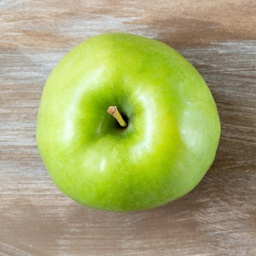
#> input picture pre_processing/apple_dataset/ai/ai_apple0.jpg, 256 x 256 px
$ python -i img_params_calc.py   (imports and definitions only)
#> lines starting #> are read from the running program, lines starting #| are printed output that depends on the picture
import os
import cv2
import numpy as np
from scipy.stats import entropy, circstd
from sklearn.preprocessing import MinMaxScaler
import pandas as pd

def get_image_params(image_path):
#> called with image_path = 'apple_dataset/ai/ai_apple0.jpg'
    img = cv2.imread(image_path)
#> img is the input picture: shape (256, 256, 3); mean B, G, R 109.7, 168.1, 164.8
    if img is None:
        print(f"Image not found: {image_path}")
        return None

    gray = cv2.cvtColor(img, cv2.COLOR_BGR2GRAY)
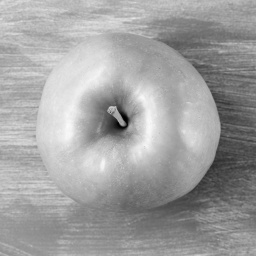
#> gray: shape (256, 256); min 0, max 251, mean 160.4
    f = np.fft.fft2(gray)
    fshift = np.fft.fftshift(f)
    magnitude = np.abs(fshift)

    media_magnitude = np.mean(magnitude)
#> media_magnitude = 2034.4
    energia_total = np.sum(magnitude**2)
#> energia_total = 1.17e+14
    maximo = np.max(magnitude)
#> maximo = 10513621
    desvio_padrao = np.std(magnitude)
#> desvio_padrao = 42275

    mag_norm = magnitude.flatten()
    mag_norm = mag_norm / np.sum(mag_norm)
    entropia = entropy(mag_norm + 1e-8)
#> entropia = 9.35

    # Redimensiona para 64x64 para manter padrão
    new_img = cv2.resize(img, (64, 64))
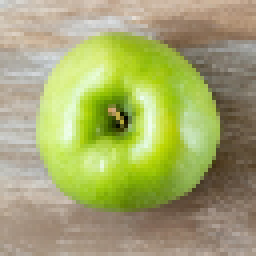
#> new_img: shape (64, 64, 3) (shown 4 times larger); mean B, G, R 109.7, 168.1, 164.7

    # HLS para hue, lightness, saturation
    hls = cv2.cvtColor(new_img, cv2.COLOR_BGR2HLS)
#> hls: shape (64, 64, 3); mean of channels 0, 1, 2 26.1, 143.5, 95.2
    H = hls[..., 0].astype(np.float32).flatten() * 2  # Hue em 0-360
#> H = 4096 values, max 240 at index 823, min 0 at index 405, mean 52.11
    L = hls[..., 1].astype(np.float32).flatten()
#> L = 4096 values, max 245 at index 2021, min 4 at index 1887, mean 143.5
    S = hls[..., 2].astype(np.float32).flatten()
#> S = 4096 values, max 255 at index 1624, min 0 at index 405, mean 95.24

    # Chroma a partir do RGB
    B, G, R = cv2.split(new_img)
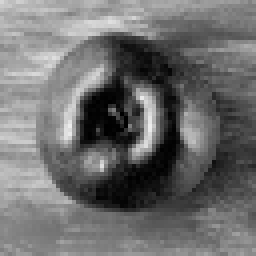
#> B: shape (64, 64) (shown 4 times larger); min 0, max 236, mean 109.7
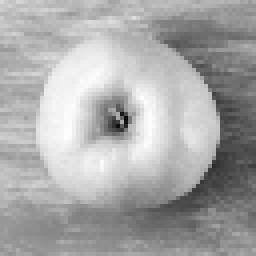
#> G: shape (64, 64) (shown 4 times larger); min 9, max 254, mean 168.1
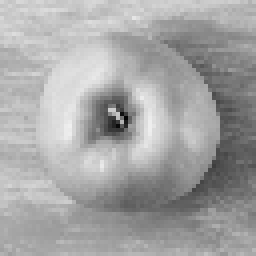
#> R: shape (64, 64) (shown 4 times larger); min 4, max 239, mean 164.7
    B = B.astype(np.float32).flatten()
#> B = 4096 values, max 236 at index 2001, min 0 at index 1624, mean 109.7
    G = G.astype(np.float32).flatten()
#> G = 4096 values, max 254 at index 2192, min 9 at index 1887, mean 168.1
    R = R.astype(np.float32).flatten()
#> R = 4096 values, max 239 at index 2001, min 4 at index 1887, mean 164.7

    max_rgb = np.maximum(np.maximum(R, G), B)
#> max_rgb = 4096 values, max 254 at index 2192, min 9 at index 1887, mean 176.9
    min_rgb = np.minimum(np.minimum(R, G), B)
#> min_rgb has the same summary as B
    C = max_rgb - min_rgb  # Chroma
#> C = 4096 values, max 212 at index 2408, min 0 at index 405, mean 67.25

    std_H = circstd(H, high=360, low=0)
#> std_H = 25.38
    std_L = np.std(L)
#> std_L = 39.55
    std_C = np.std(C)
#> std_C = 52.8
    std_S = np.std(S)
#> std_S = 70.84

    return {
        "fft_mean": media_magnitude,
        "fft_total_energy": energia_total,
        "fft_max": maximo,
        "fft_std": desvio_padrao,
        "fft_entropy": entropia,
        "std_hue": std_H,
        "std_chroma": std_C,
        "std_lightness": std_L,
        "std_saturation": std_S
    }


# [40 lines not run here, left out]

>>> result = get_image_params('apple_dataset/ai/ai_apple0.jpg')
#> result = 9 items

$ run again, on pre_processing/apple_dataset/ai/ai_apple10.jpg
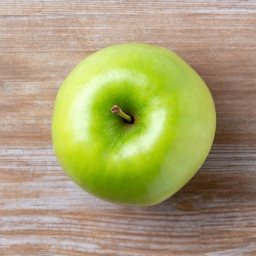
#> input picture pre_processing/apple_dataset/ai/ai_apple10.jpg, 256 x 256 px
#> in get_image_params, img is the input picture: shape (256, 256, 3); mean B, G, R 113.6, 161.2, 169
#> in get_image_params, `gray = cv2.cvtColor(img, cv2.COLOR_BGR2GRAY)`:
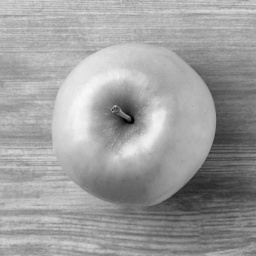
#> gray: shape (256, 256); min 1, max 249, mean 158.1
#> media_magnitude = 1952.6
#> energia_total = 1.14e+14
#> maximo = 10361332
#> desvio_padrao = 41708.7
#> entropia = 9.24
#> hls: shape (64, 64, 3); mean of channels 0, 1, 2 23.8, 145.5, 92.2
#> H = 4096 values, max 356 at index 56, min 0 at index 22, mean 47.54
#> L = 4096 values, max 235 at index 1430, min 6 at index 1951, mean 145.5
#> S = 4096 values, max 255 at index 1429, min 3 at index 2621, mean 92.24
#> in get_image_params, `B, G, R = cv2.split(new_img)`:
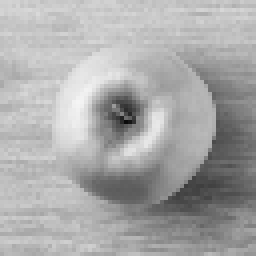
#> R: shape (64, 64) (shown 4 times larger); min 11, max 245, mean 169.1
#> in get_image_params, `B = B.astype(np.float32).flatten()`: B = 4096 values, max 219 at index 1620, min 0 at index 1632, mean 113.7
#> in get_image_params, `G = G.astype(np.float32).flatten()`: G = 4096 values, max 255 at index 1429, min 9 at index 1951, mean 161.3
#> in get_image_params, `R = R.astype(np.float32).flatten()`: R = 4096 values, max 245 at index 1619, min 11 at index 1951, mean 169.1
#> max_rgb = 4096 values, max 255 at index 1429, min 11 at index 1951, mean 177
#> min_rgb = 4096 values, max 219 at index 1620, min 0 at index 1632, mean 113.6
#> C = 4096 values, max 208 at index 2516, min 3 at index 2621, mean 63.45
#> std_H = 27.84
#> std_L = 40.64
#> std_C = 47.56
#> std_S = 65.74
#> result = 9 items

$ run again, on pre_processing/apple_dataset/ai/ai_apple100.jpg
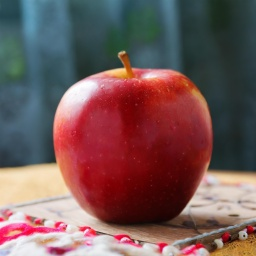
#> input picture pre_processing/apple_dataset/ai/ai_apple100.jpg, 256 x 256 px
#> in get_image_params, img is the input picture: shape (256, 256, 3); mean B, G, R 87.8, 87.9, 116.8
#> in get_image_params, `gray = cv2.cvtColor(img, cv2.COLOR_BGR2GRAY)`:
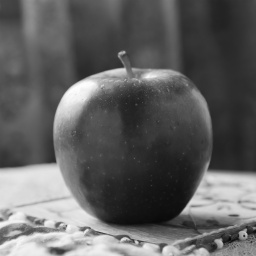
#> gray: shape (256, 256); min 6, max 255, mean 96.5
#> media_magnitude = 2632.3
#> energia_total = 5.57e+13
#> maximo = 6325011
#> desvio_padrao = 29043.7
#> entropia = 9.3
#> hls: shape (64, 64, 3); mean of channels 0, 1, 2 88.5, 101.7, 105.4
#> H = 4096 values, max 360 at index 1186, min 0 at index 1131, mean 177.1
#> L = 4096 values, max 253 at index 1364, min 13 at index 3558, mean 101.7
#> S = 4096 values, max 255 at index 2907, min 1 at index 3643, mean 105.4
#> in get_image_params, `B, G, R = cv2.split(new_img)`:
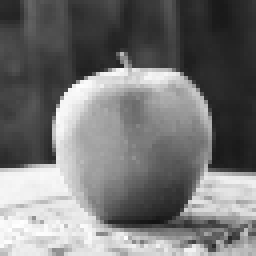
#> R: shape (64, 64) (shown 4 times larger); min 19, max 255, mean 117
#> in get_image_params, `B = B.astype(np.float32).flatten()`: B = 4096 values, max 253 at index 1364, min 1 at index 3040, mean 87.98
#> in get_image_params, `G = G.astype(np.float32).flatten()`: G = 4096 values, max 253 at index 1426, min 0 at index 2907, mean 88.01
#> in get_image_params, `R = R.astype(np.float32).flatten()`: R = 4096 values, max 255 at index 3525, min 19 at index 3558, mean 117
#> max_rgb = 4096 values, max 255 at index 3525, min 19 at index 3558, mean 130.6
#> min_rgb = 4096 values, max 252 at index 1364, min 0 at index 2907, mean 72.5
#> C = 4096 values, max 235 at index 3655, min 1 at index 1236, mean 58.09
#> std_H = 122.3
#> std_L = 58.83
#> std_C = 43.53
#> std_S = 67.13
#> result = 9 items

$ run again, on pre_processing/apple_dataset/ai/ai_apple101.jpg
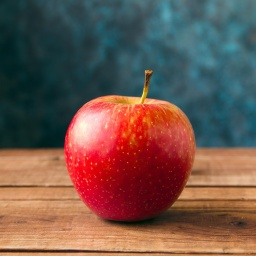
#> input picture pre_processing/apple_dataset/ai/ai_apple101.jpg, 256 x 256 px
#> in get_image_params, img is the input picture: shape (256, 256, 3); mean B, G, R 77.4, 86.6, 112.6
#> in get_image_params, `gray = cv2.cvtColor(img, cv2.COLOR_BGR2GRAY)`:
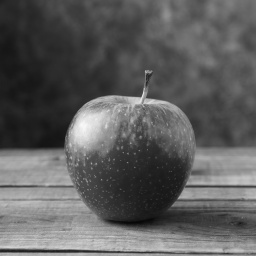
#> gray: shape (256, 256); min 6, max 249, mean 93.3
#> media_magnitude = 2284.5
#> energia_total = 4.76e+13
#> maximo = 6115390
#> desvio_padrao = 26839.4
#> entropia = 9.52
#> hls: shape (64, 64, 3); mean of channels 0, 1, 2 70, 94.7, 130.9
#> H = 4096 values, max 360 at index 1752, min 0 at index 1751, mean 140
#> L = 4096 values, max 239 at index 2005, min 6 at index 3554, mean 94.68
#> S = 4096 values, max 255 at index 1090, min 6 at index 2096, mean 130.9
#> in get_image_params, `B, G, R = cv2.split(new_img)`:
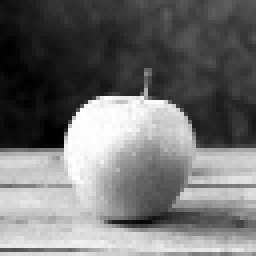
#> R: shape (64, 64) (shown 4 times larger); min 0, max 255, mean 112.8
#> in get_image_params, `B = B.astype(np.float32).flatten()`: B = 4096 values, max 223 at index 2005, min 0 at index 2337, mean 77.6
#> in get_image_params, `G = G.astype(np.float32).flatten()`: G = 4096 values, max 248 at index 2004, min 0 at index 2525, mean 86.79
#> in get_image_params, `R = R.astype(np.float32).flatten()`: R = 4096 values, max 255 at index 1562, min 0 at index 1090, mean 112.8
#> max_rgb = 4096 values, max 255 at index 1562, min 10 at index 3554, mean 133.4
#> min_rgb = 4096 values, max 223 at index 2005, min 0 at index 1090, mean 55.67
#> C = 4096 values, max 240 at index 2519, min 3 at index 2096, mean 77.78
#> std_H = 135.9
#> std_L = 48.21
#> std_C = 46.81
#> std_S = 58.32
#> result = 9 items
